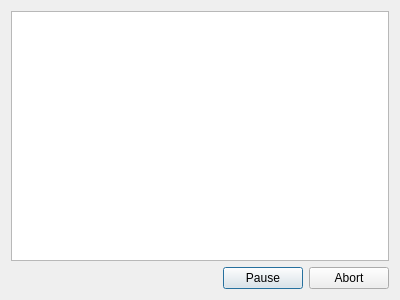
<?xml version="1.0" encoding="UTF-8"?>
<ui version="4.0">
 <class>CommandsRunDialog</class>
 <widget class="QDialog" name="CommandsRunDialog">
  <property name="geometry">
   <rect>
    <x>0</x>
    <y>0</y>
    <width>400</width>
    <height>300</height>
   </rect>
  </property>
  <property name="windowTitle">
   <string>Running command list</string>
  </property>
  <layout class="QVBoxLayout" name="verticalLayout">
   <item>
    <widget class="QTableView" name="tableView"/>
   </item>
   <item>
    <layout class="QHBoxLayout" name="horizontalLayout">
     <item>
      <spacer name="horizontalSpacer">
       <property name="orientation">
        <enum>Qt::Horizontal</enum>
       </property>
       <property name="sizeHint" stdset="0">
        <size>
         <width>40</width>
         <height>20</height>
        </size>
       </property>
      </spacer>
     </item>
     <item>
      <widget class="QPushButton" name="pause_button">
       <property name="text">
        <string>Pause</string>
       </property>
      </widget>
     </item>
     <item>
      <widget class="QPushButton" name="abort_button">
       <property name="text">
        <string>Abort</string>
       </property>
      </widget>
     </item>
    </layout>
   </item>
  </layout>
 </widget>
 <resources/>
 <connections/>
</ui>
